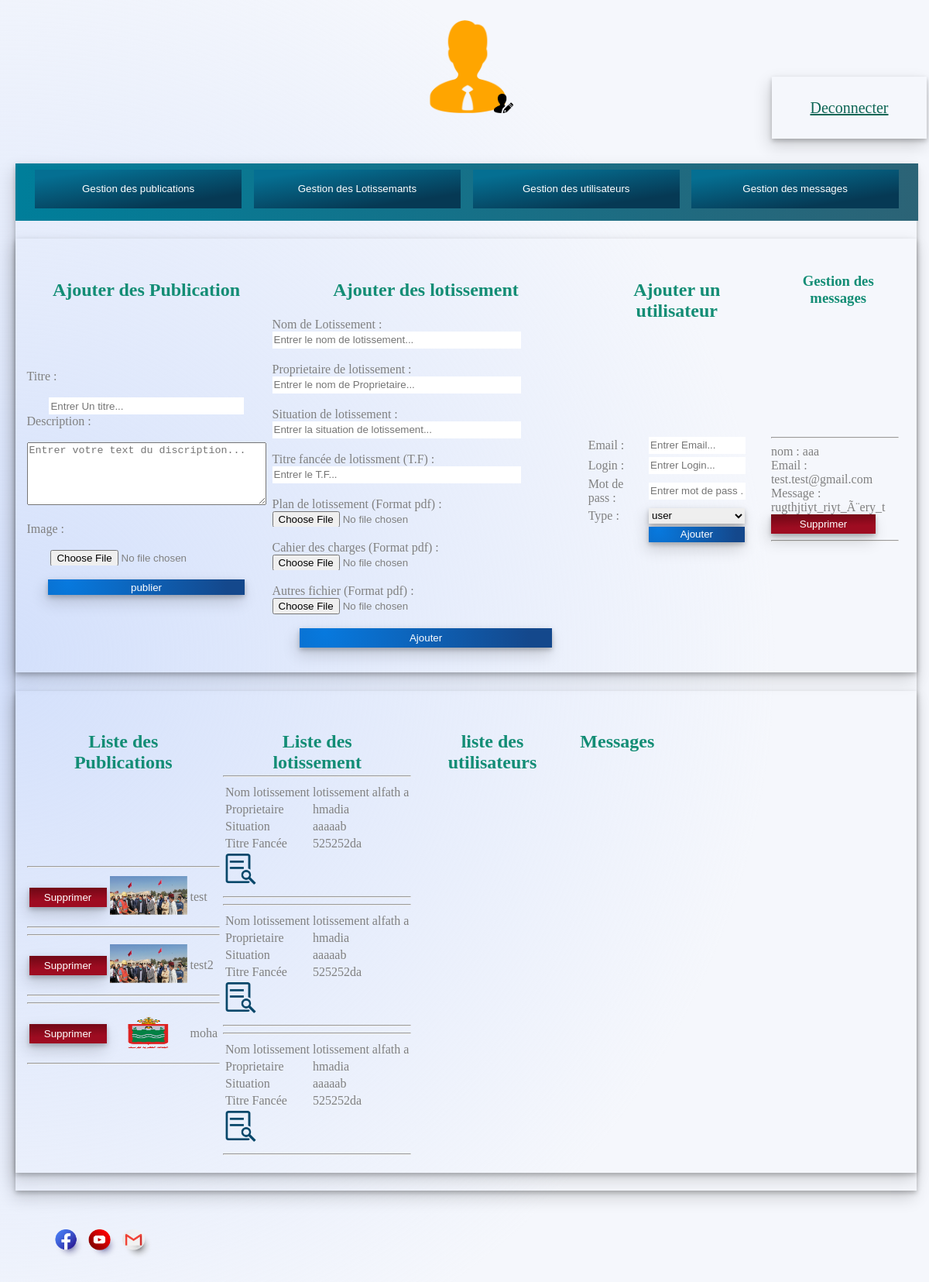
The app's page /admin.php with its own data.
### tables this page shows
CREATE TABLE `contacts` (
  `idcontact` int(11) NOT NULL,
  `nomcontact` varchar(11) NOT NULL,
  `mailcontact` varchar(50) NOT NULL,
  `messagecontact` text NOT NULL
);

CREATE TABLE `publi` (
  `idpub` int(11) NOT NULL,
  `titrepub` varchar(100) NOT NULL,
  `discriptionpub` varchar(400) NOT NULL,
  `imagepub` varchar(300) NOT NULL
);

CREATE TABLE `lotissement` (
  `idlotisement` int(11) NOT NULL,
  `Nomlotissement` varchar(50) NOT NULL,
  `Propietaire` varchar(50) NOT NULL,
  `Situation` varchar(100) NOT NULL,
  `TF` varchar(50) NOT NULL,
  `Plan` varchar(500) NOT NULL,
  `Cahierdescharge` varchar(500) NOT NULL,
  `autres` varchar(500) NOT NULL
);

### admin.php (the view, shortened to what this page needs)
<?php
require("connexion.php");
?>
<!DOCTYPE html>
<html>
<head class="">
</head>
<body class="body">
	<header class="header">
			<center>
		<br>
		<img src="images/admin.png" class=" imaglogo" />
		<a href="modifieradmin.php" >
		 <img src="images/modifier.png" class=" imaglogoa" /><br>
</a>
		<br>
		<ul>
    <li><a class="btn1" href = "logout.php" tite = "Logout">Deconnecter</a></li>
  </ul>
	</center>
	</header>
	<main>
		<section class="sectionB">
<center>
			<button onclick="maFonctionb()" class="inpotuseraaaac">Gestion des publications</button>
<button onclick="maFonctionc()" class="inpotuseraaaac">Gestion des Lotissemants</button>
		<button onclick="maFonction()" class="inpotuseraaaac">Gestion des utilisateurs</button>
			<button onclick="maFonctione()" class="inpotuseraaaac">Gestion des messages</button>
</center>
	</section>
	<section class="sectionC">
		<table>
		   <tr class="trtitre">
		<td class="tdtitre">
			<center><br><H1 class="inpotuseraaab">Ajouter des Publication</h1></center>
		</td>
		<td class="tdtitrelotissement">
		<center><br><H1 class="inpotuseraaab">Ajouter des lotissement</h1></center>
		</td>
		<td class="tdtitreusermessage">
		<center><br><H1 class="inpotuseraaab">Ajouter un utilisateur </h1></center>
		</td>
		<td class="tdtitreusermessage">
			<center><H3 class="inpotuseraaab">Gestion des messages</H3></center>
		</td>
		</tr>
		<tr><td>
			<form method="post" action="" enctype="multipart/form-data">
			<label>Titre :</label><center><br><input type="text" name="titrpub" placeholder="Entrer Un titre..." class="inpotuser" required ><br></center>
			<label>Description :</label><center><br><textarea id="story" name="descrpub" placeholder="Entrer votre text du discription..."  required rows="5" cols="36"></textarea></center>	<br>
			<label>Image :</label><center><br><input type="file" name="photoann" class="inpotuser" required ><br><br>
		<input type="submit" name="publi" value="publier" class="inpotuseraa" ><br><br>
</center>
			</form>
</td>
<td>
			<form class="lotissementform" method="post" action="" enctype="multipart/form-data">
				<label>Nom de Lotissement :</label><br>
				<input type="text"  name="lotissementnom" placeholder="Entrer le nom de lotissement..." class="inpotuser" required ><br><br>
				<label>Proprietaire de lotissement :</label><br>
				<input type="text" name="lotissementprop" placeholder="Entrer le nom de Proprietaire..." class="inpotuser" required ><br><br>
				<label>Situation de lotissement :</label><br>
				<input type="text" name="lotissementsit" placeholder="Entrer la situation de lotissement..." class="inpotuser" required ><br><br>
				<label>Titre fancée de lotissment (T.F) :</label><br>
				<input type="text" name="lotissementTF" placeholder="Entrer le T.F..." class="inpotuser" required ><br><br>
				<label>Plan de lotissement (Format pdf) :</label><br>
				<input type="file" name="lotissementplanpdf" value=" Plan de lotissement..." class="inpotuser"  ><br><br>
				<label>Cahier des charges (Format pdf) :</label><br>
				<input type="file" name="lotissementcdcpdf" value=" Cahier des charges..." class="inpotuser"  ><br><br>
				<label>Autres fichier (Format pdf) :</label><br>
				<input type="file" name="lotissementautrepdf" value="Fichier pdf..." ><br><br>
				<center><input type="submit" name="ajoutlotissement" value="Ajouter" class="inpotuseraaa" ></center><br>
			</form>
</td>
<td>
			<form method="post" action="">
			<table>
			<tr><td>Email :</td><td><input type="email" name="mailajout" placeholder="Entrer Email..." class="inpotuser" required ></td></tr>
			<tr><td>Login :</td><td><input type="text" name="loginajout" placeholder="Entrer Login..." class="inpotuser" required ></td></tr>
			<tr><td>Mot de pass :</td><td><input type="password" name="passwordajout" placeholder="Entrer mot de pass ..." class="inpotuser" required ></td></tr>
			<tr><td>Type :</td><td><select name="typedajout" placeholder="...." class="inpotusera" required>
				<option>user</option><option>admin</option></select></td></tr>
			<tr><td></td><td><input type="submit" name="ajouter" value="Ajouter" class="inpotuseraa" ></td></tr>
</table>
			</form>
</td>
<td>
<div id="form5">
<div id='form2' class='dimantion'>	<form method='post' action=''>
			<?php
$querymessage="select * from contacts ";
$resulta= mysqli_query($conn,$querymessage);
while($rowmessage = mysqli_fetch_array($resulta)) {
	 $nomcontact= $rowmessage['nomcontact'];
  $mailcontact= $rowmessage['mailcontact'];
  $descriptioncontact=$rowmessage['messagecontact'];
  echo"
			<hr>
			nom : $nomcontact<br>Email : $mailcontact
<br>Message : <br>
$descriptioncontact<br>
<input class='supprimemessage' type='submit' name='supprimer' value='Supprimer'/>
<hr
<br>
";
}
?>
</form></div>
</div>
</td>
</tr>
		</table>
	</section>
	<section class="sectionD">
	<table>
	<tr>
	<td>
	<center><br><H1 class="inpotuseraaab"> Liste des Publications</h1></center>
	</td>
	<td>
	<center><br><H1 class="inpotuseraaab">Liste des lotissement </h1></center>
	</td>
	<td>
	<center><br><H1 class="inpotuseraaab"> liste des utilisateurs</h1></center>
	</td>
	<td>
	<center><br><H1 class="inpotuseraaab"> Messages</h1></center>
	</td>
	</tr>
	<tr>
	<td>
		<div id="form3">
			<?php
$querypub="select * from publi ";
$resultpub= mysqli_query($conn,$querypub);
while($rowpub = mysqli_fetch_array($resultpub)) {
	 $titrepubli= $rowpub['titrepub'];
  $imagepubli= $rowpub['imagepub'];
  echo"<div id='form3' class='dimantion'>	<form method='post' action=''><hr>
			<table>
			<tr><td><input class='supppub' type='submit' name='supprimerpub' value='Supprimer'/> </td><td><img  class='imagepub' src='$imagepubli' /></td><td>$titrepubli
</td></tr>
</table>
<hr>
</form></div>";
}
?>
</div>
	</td>
	<td>
<div id="form4">
				<?php
$querylot="select * from lotissement ";
$resultlot= mysqli_query($conn,$querylot);
while($rowlot = mysqli_fetch_array($resultlot)) {
	$idlotissement= $rowlot['idlotisement'];
	 $Nomlotissement= $rowlot['Nomlotissement'];
  	$prolotissement= $rowlot['Propietaire'];
 	$situlotissement= $rowlot['Situation'];
  	$tflotissement= $rowlot['TF'];
  echo"<div id='form4' class='dimantion'>	<form method='post' action=''>
  <hr>
  <table>
    <tr>
	<td>Nom lotissement</td>
	<td>$Nomlotissement</td>
	</tr>
	 <tr>
	<td>Proprietaire</td>
	<td>$prolotissement</td>
	</tr>
	 <tr>
	<td>Situation</td>
	<td>$situlotissement</td>
	</tr>
	 <tr>
	<td>Titre Fancée</td>
	<td>$tflotissement</td>
	</tr>
	 <tr>
	<td>
	";
	?>
	<a href="voireadmin.php?voire=<?php echo $idlotissement; ?>" target="_blank"><img src='images/view.png'  class='icon' /></a>
	 <?php
	echo"
	  </td>
	</tr>
  </table>
			<hr>
</form></div>";
}
?>
				</div>
	</td>
	<td>
	</td>
	<td>
	</td>
	</tr>
	</table>
	</section>
	</main>
	<br>
<footer>
	<img src="images/facebook.png" class="icon"/>
	<img src="images/youtube.png" class="icon"/>
	<img src="images/gmail.png" class="icon"/>
</footer>
</body>
</html>

### admin.php (style rules this page uses)
body { width: 99%; background-image: radial-gradient( circle 993px at 0.5% 50.5%, rgba(137,171,245,0.37) 0%, rgba(245,247,252,1) 100.2% ); }
header { margin:1px; height:130px; width:100%; }
.imaglogo { height: 120px; width: 120px; }
.imaglogoa { height: 25px; width: 25px; margin-left:-30px; }
.btn1 { position: relative; display: block; overflow: hidden; width: 100%; height: 80px; max-width: 250px; margin-top:50px; color: #0E6655 ; line-height: 80px; text-align: center; transition: ease 0.2s; font-family: "Nunito"; font-size: 20px; box-shadow: -3px 9px 20px rgba(0, 0, 0, 0.16), 0 3px 6px rgba(0, 0, 0, 0.23); }
.btn1:before { content: ""; position: absolute; top: 0; right: -50px; bottom: 0; left: 0; border-right: 50px solid transparent; border-bottom: 80px solid #229954; -webkit-transform: translateX(-100%); transform: translateX(-100%); transition: cubic-bezier(1, -0.02, 0.26, 0.38) 0.2s; z-index: -1; }
ul { display: block; text-align: left; float:right; margin-top:-10%; }
ul li { display: inline-block; }
li { list-style: none; width: 200px; }
.icon { height: 40px; width: 40px; }
footer { width: 91.8%; margin-bottom:0%; margin-left:1%; float:left; padding:50px; height:40px; }
main { padding-top:0%; padding-bottom:1%; padding-left:0%; padding-right:0%; min-height: 500px; width: 98%; box-shadow: -3px 9px 20px rgba(0, 0, 0, 0.16), 0 3px 6px rgba(0, 0, 0, 0.23); margin-left:1%; margin-top:1%; margin-right:0%; float: left; margin-bottom:0%; }
.sectionB { padding:2px; height:70px; width: 99.8%; margin-left:0%; margin-top:0%; margin-right:0%; margin-bottom:1%; color :gray; background-image: linear-gradient( 92.6deg, rgba(0,126,154,1) 0.7%, rgba(67,85,99,1) 153.1% ); }
.sectionD { padding:1%; min-height:400px; width: 98%; float:left; margin-left:0%; margin-top:1%; margin-right:1%; margin-bottom:1%; color :gray; box-shadow: -3px 9px 20px rgba(0, 0, 0, 0.16), 0 3px 6px rgba(0, 0, 0, 0.23); }
.sectionC { padding:1%; min-height:400px; width: 98%; float:left; margin-left:0%; margin-top:1%; margin-right:1%; margin-bottom:1%; color :gray; box-shadow: -3px 9px 20px rgba(0, 0, 0, 0.16), 0 3px 6px rgba(0, 0, 0, 0.23); }
.inpotuser { width:80%; border:0px; height:20px; }
.inpotusera { box-shadow: -3px 9px 20px rgba(0, 0, 0, 0.16), 0 3px 6px rgba(0, 0, 0, 0.23); width:82%; border:0px; height:20px; }
.inpotuseraa { color: white; box-shadow: -3px 9px 20px rgba(0, 0, 0, 0.16), 0 3px 6px rgba(0, 0, 0, 0.23); width:82%; border:0px; height:20px; background-image: radial-gradient( circle farthest-corner at 10% 20%, rgba(7,121,222,1) 0%, rgba(20,72,140,1) 90% ); }
.inpotuseraaaac { color: white; width:23%; border:0px; height:50px; margin:0.5%; background-image: linear-gradient( 171.8deg, rgba(5,111,146,1) 13.5%, rgba(6,57,84,1) 78.6% ); }
.inpotuseraaa { color: white; box-shadow: -3px 9px 20px rgba(0, 0, 0, 0.16), 0 3px 6px rgba(0, 0, 0, 0.23); width:82%; border:0px; height:25px; background-image: radial-gradient( circle farthest-corner at 10% 20%, rgba(7,121,222,1) 0%, rgba(20,72,140,1) 90% ); }
.supprimemessage { color: white; box-shadow: -3px 9px 20px rgba(0, 0, 0, 0.16), 0 3px 6px rgba(0, 0, 0, 0.23); width:82%; border:0px; height:25px; background-image: linear-gradient( 178.2deg, rgba(118,8,23,1) 10.9%, rgba(158,12,33,1) 62.6% ); }
.supppub { color: white; box-shadow: -3px 9px 20px rgba(0, 0, 0, 0.16), 0 3px 6px rgba(0, 0, 0, 0.23); width:100px; border:0px; height:25px; background-image: linear-gradient( 178.2deg, rgba(118,8,23,1) 10.9%, rgba(158,12,33,1) 62.6% ); }
.inpotuseraaab { color: #138D75; width:82%; border:0px; height:25px; }
.lotissementform { margin-right:1%; padding-left:1%; }
.dimantion { width:95%; border:1px; }
.imagepub { width:100px; height:50px; }
#form3 { width:100%; }
#form4 { width: 100%; }
.tdtitre { width:25%; }
.tdtitrelotissement { width:36%; }
.tdtitreusermessage { width:19.5; }

### records on screen
contacts: nomcontact "aaa", mailcontact "test.test@gmail.com", messagecontact "rugthjtiyt_riyt_Ã¨ery_t"
publi: imagepub (picture), titrepub "test"
publi: imagepub (picture), titrepub "test2"
publi: imagepub (picture), titrepub "moha"
lotissement: Nomlotissement "lotissement alfath a", Propietaire "hmadia", Situation "aaaaab", TF "525252da"
lotissement: Nomlotissement "lotissement alfath a", Propietaire "hmadia", Situation "aaaaab", TF "525252da"
lotissement: Nomlotissement "lotissement alfath a", Propietaire "hmadia", Situation "aaaaab", TF "525252da"
